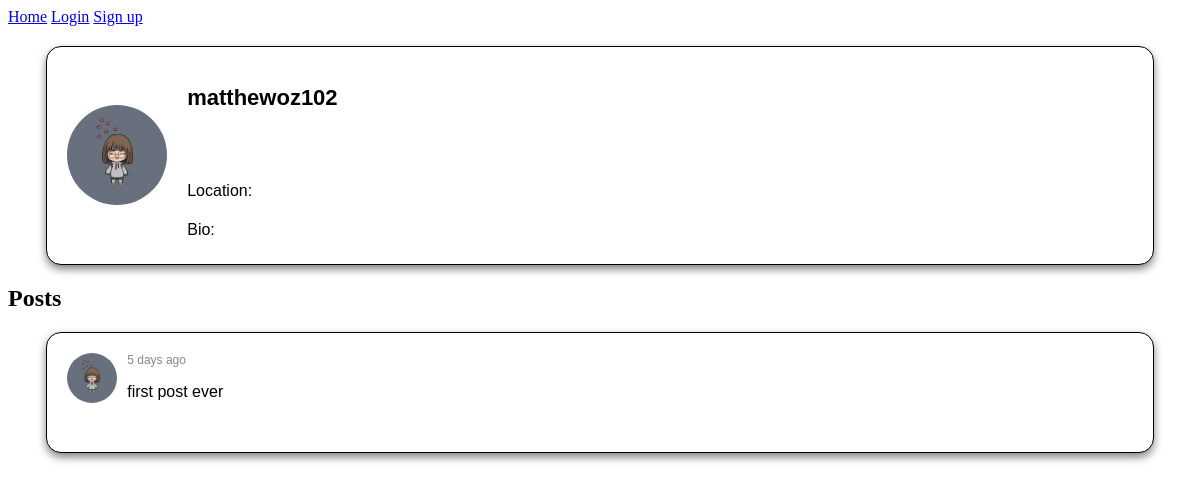
/profile/matthewoz102/, run on an earlier commit of the app's database.
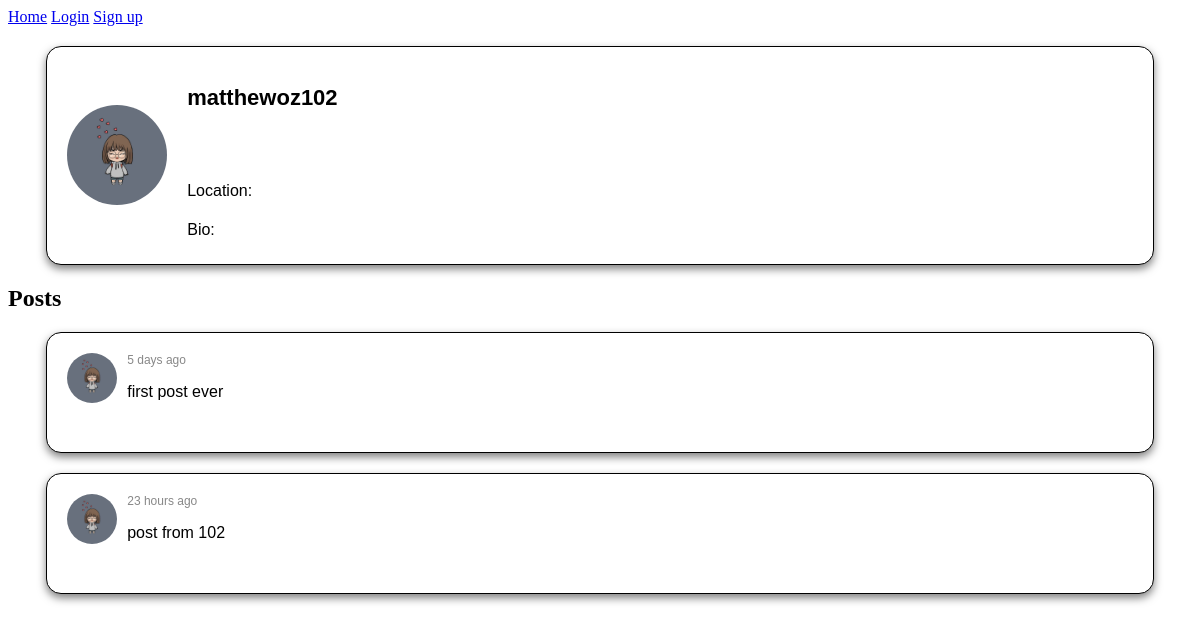
And on a later commit of the database.
### posts/models.py (models this page shows)
class Post(models.Model):
    user = models.ForeignKey(User, on_delete=models.CASCADE, related_name='posts')
    text = models.TextField()
    image = models.ImageField(upload_to='images/', blank=True, null=True)
    created_at = models.DateTimeField(auto_now_add=True)

class Profile(models.Model):
    user = models.OneToOneField(User, on_delete=models.CASCADE)
    image = models.ImageField(upload_to='profile_pics/', default='profile_pics/ProfilePic.jpg', blank=True)
    location = models.CharField(max_length=30, blank=True)
    bio = models.TextField(blank=True)

### posts/views.py (the view)
# urls.py: path('profile/<str:username>/', views.view_profile, name='view_profile'),
def view_profile(request, username):
    user = get_object_or_404(User, username=username)
    profile = get_object_or_404(Profile, user=user)
    posts = Post.objects.filter(user=user)
    context = {
        'user': user,
        'profile': profile,
        'posts': posts,
    }
    return render(request, 'profile.html', context)

### posts/templatetags/my_filters.py (called while the page is built)
@register.filter
def custom_date(value):
    now = timezone.now()
    diff = now - value
    if diff.days <= 0 and diff.seconds < 3600:
        return str(diff.seconds//60) + " minutes ago"
    elif diff.days <= 0 and diff.seconds >= 3600:
        return str(diff.seconds//3600) + " hours ago"
    elif diff.days >= 1 and diff.days < 7:
        return str(diff.days) + " days ago"
    else:
        return value.strftime("%B %d, %Y")  # If more than a week ago, return a formatted date

### posts/templates/profile.html
{% extends 'base.html' %}
{% block content %}
    {% include 'profile_info.html' with profile=user.profile user=user %}
    <h2>Posts</h2>
    {% for post in posts %}
        {% include 'post.html' with post=post %}
    {% endfor %}
{% endblock %}

### posts/templates/post.html (shortened to what this page needs)
{% load static %}
{% load my_filters %}
<link rel="stylesheet" type="text/css" href="{% static 'css/post.css' %}">
<div class="post">
    <div class="post-top">
        <a href="{% url 'view_profile' post.user.username %}">
            <img src="{{ post.user.profile.image.url }}" alt="User Avatar" class="avatar">
        </a>
        <div class="post-content">
            <div class="user-detail">
                <span class="timestamp">{{ post.created_at|custom_date }}</span>
            </div>
            <p class="post-text">{{ post.text }}</p>
        </div>
    </div>
</div>

What changed in the data, as far as the page shows it:
added Post: user.profile.image (picture), created_at|custom_date "23 hours ago", text "post from 102"
